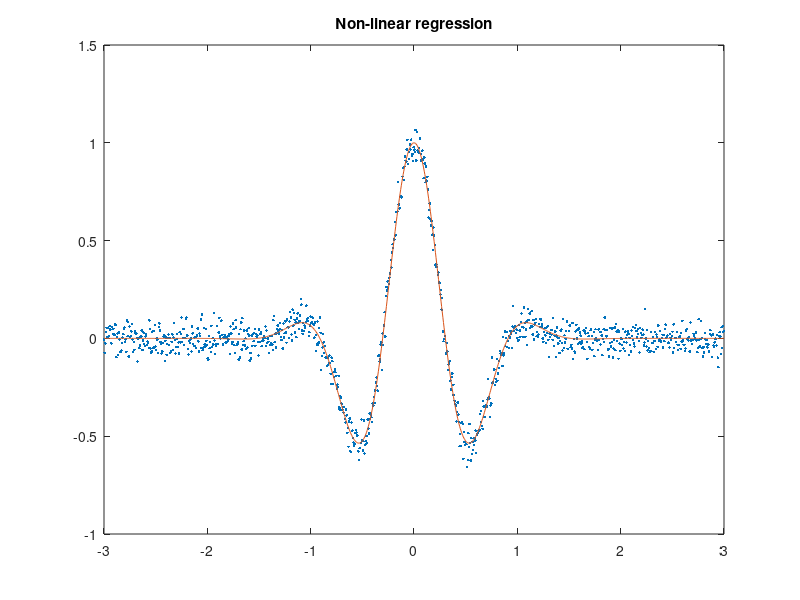

Write the MATLAB code that produced this figure. (Note: this script raises an error after producing the figure.)
clc;
clear;
close all;

% Define given dataset
x = linspace(-1, 1, 1e3) * 3;
y = cos(x * 5 * (1+rand(1))) .* exp(-(x * (1+rand(1))) .^ 2) ...
    + randn(size(x)) * 0.05;

% Define a lambda for model function which behaves like the actual data
% ...where p(1) is k
% ...where p(2) is w
modelFunction = @(p) cos(p(1) * x) .* exp(-((p(2) * x) .^2));

% Generate lamda for error function which returns the error between the
% model function and the actual data (based on the parameters passed in)
errorFunction = @(p) norm(y - modelFunction(p));

% Minimise error function providing an appropriate parameter estimate
p = fminsearch(errorFunction, [1 2]);

% Upack parameters returned by fminsearch which define the parameters that
% minimise the error function
kOptimum = p(1);
wOptimum = p(2);

yFitted = modelFunction(p);

figure(1);
plot(x, y, '.', x, yFitted, '-');
title('Non-linear regression');
subtitle({ "where k = " + kOptimum, "and w = " + wOptimum});
legend('y', sprintf('%0.4f*exp(-%0.4f*x)', kOptimum, wOptimum));
xlabel('x');
ylabel('y');

%% Part Two
% Generate domain for k and w values
k = linspace(-10, 10, 100);
w = linspace(-10, 10, 100);

% Generate error over the k, w domain
errorArray = nan([length(k), length(w)]);
for i = 1:length(k)
    for j = 1:length(w)
        kVal = k(:, i);
        wVal = w(:, j);

        errorArray(i, j) = errorFunction([kVal, wVal]);
    end
end

% Use 2D map / contour to visualise the amplitude of error
figure(2);
imagesc(w, k, errorArray);

% Decorate Figure #1
colorbar
axis('image')
title('Error between model and dataset')
% subtitle(sprintf('%0.4f*exp(-%0.4f*x)', kOptimum, wOptimum));
xlabel('w')
ylabel('k')

% Highlight k/w values which minimise the errorFunction
lowestError = errorFunction([kOptimum, wOptimum]);

% Add lowestError to the 2D plot
